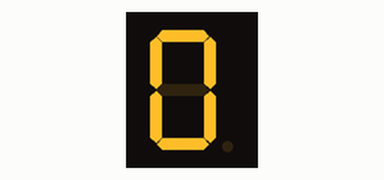
The sketch below on a simulated Arduino Uno, built with avr-gcc and run on an emulated ATmega328P. Shown: 1-digit seven-segment display. Wiring (inferred from the names in the program): 1-digit 7-segment display, segments lit when LOW: segments pin 12, pin 13, pin 8, pin 7, pin 6, pin 11, pin 10, pin 9. The segment pins are drawn as the display they are named for.

Above: at 0.1 s.
At 1.6 s:
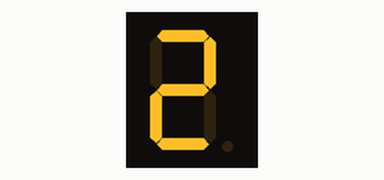
At 3.8 s:
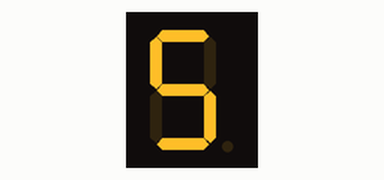
At 7.6 s:
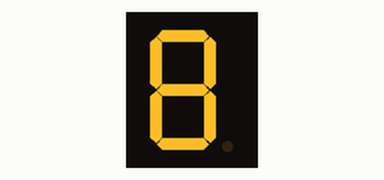
At 11.3 s:
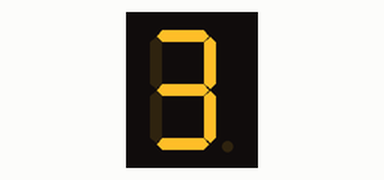
At 15.1 s:
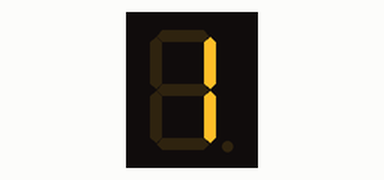

Measured:
- by itself, everything shown: repeats every 14.3 s, in 38 steps
- what the display in image 0 shows lasts 0.8 s, from 0.0 s to 0.8 s

The sketch:

Display7S1P.ino
```cpp
int a=12;
int b=13;
int c=8;
int d=7;
int e=6;
int f=11;
int g=10;
int h=9;
int l0[6]={a,b,c,d,e,f};
int l1[2]={b,c};
int l2[5]={a,b,g,e,d};
int l3[5]={a,b,c,g,d};
int l4[4]={f,b,g,c};
int l5[5]={a,f,g,c,d};
int l6[5]={c,d,e,f,g};
int l7[3]={a,b,c};
int l8[7]={a,b,c,d,e,f,g};
int l9[5]={a,b,c,f,g};
int i;
int t[8]={a,b,c,d,e,f,g,h};
int tiempo=750;
void setup(){
  pinMode(a, OUTPUT);
  pinMode(b, OUTPUT);
  pinMode(c, OUTPUT);
  pinMode(d, OUTPUT);
  pinMode(e, OUTPUT);
  pinMode(f, OUTPUT);
  pinMode(g, OUTPUT);
  pinMode(h, OUTPUT);
}
void loop() {
  apagar();
  cero();
  uno();
  dos();
  tres();
  cuatro();
  cinco();
  seis();
  siete();
  ocho();
  nueve();
  ocho();
  siete();
  seis();
  cinco();
  cuatro();
  tres();
  dos();
  uno();
  cero();
}
void apagar(){
  for (i=0;i<sizeof(t)/2;i++){
    digitalWrite(t[i],HIGH);
  }
  delay(1);
}
void cero(){
  for (i=0;i<sizeof(l0)/2;i=i+1){
    digitalWrite(l0[i],LOW);
  }
  delay(tiempo);
  apagar();
}
void uno(){
  for (i=0;i<sizeof(l1)/2;i=i+1){
    digitalWrite(l1[i],LOW);
  }
    delay(tiempo);
    apagar();
}
void dos(){
  for (i=0;i<sizeof(l2)/2;i=i+1){
    digitalWrite(l2[i],LOW);
  }
  delay(tiempo);
  apagar();
}
void tres(){
  for (i=0;i<sizeof(l3)/2;i=i+1){
    digitalWrite(l3[i],LOW);
  }
  delay(tiempo);
  apagar();
}
void cuatro(){
  for (i=0;i<sizeof(l4)/2;i=i+1){
    digitalWrite(l4[i],LOW);
  }
  delay(tiempo);
  apagar();
}
void cinco(){
  for (i=0;i<sizeof(l5)/2;i=i+1){
    digitalWrite(l5[i],LOW);
  }
  delay(tiempo);
  apagar();
}
void seis(){
  for (i=0;i<sizeof(l6)/2;i=i+1){
    digitalWrite(l6[i],LOW);
  }
  delay(tiempo);
  apagar();
}
void siete(){
  for (i=0;i<sizeof(l7)/2;i=i+1){
    digitalWrite(l7[i],LOW);
  }
  delay(tiempo);
  apagar();
}
void ocho(){
  for (i=0;i<sizeof(l8)/2;i=i+1){
    digitalWrite(l8[i],LOW);
  }
  delay(tiempo);
  apagar();
}
void nueve(){
  for (i=0;i<sizeof(l9)/2;i=i+1){
    digitalWrite(l9[i],LOW);
  }
  delay(tiempo);
  apagar();
}
```
